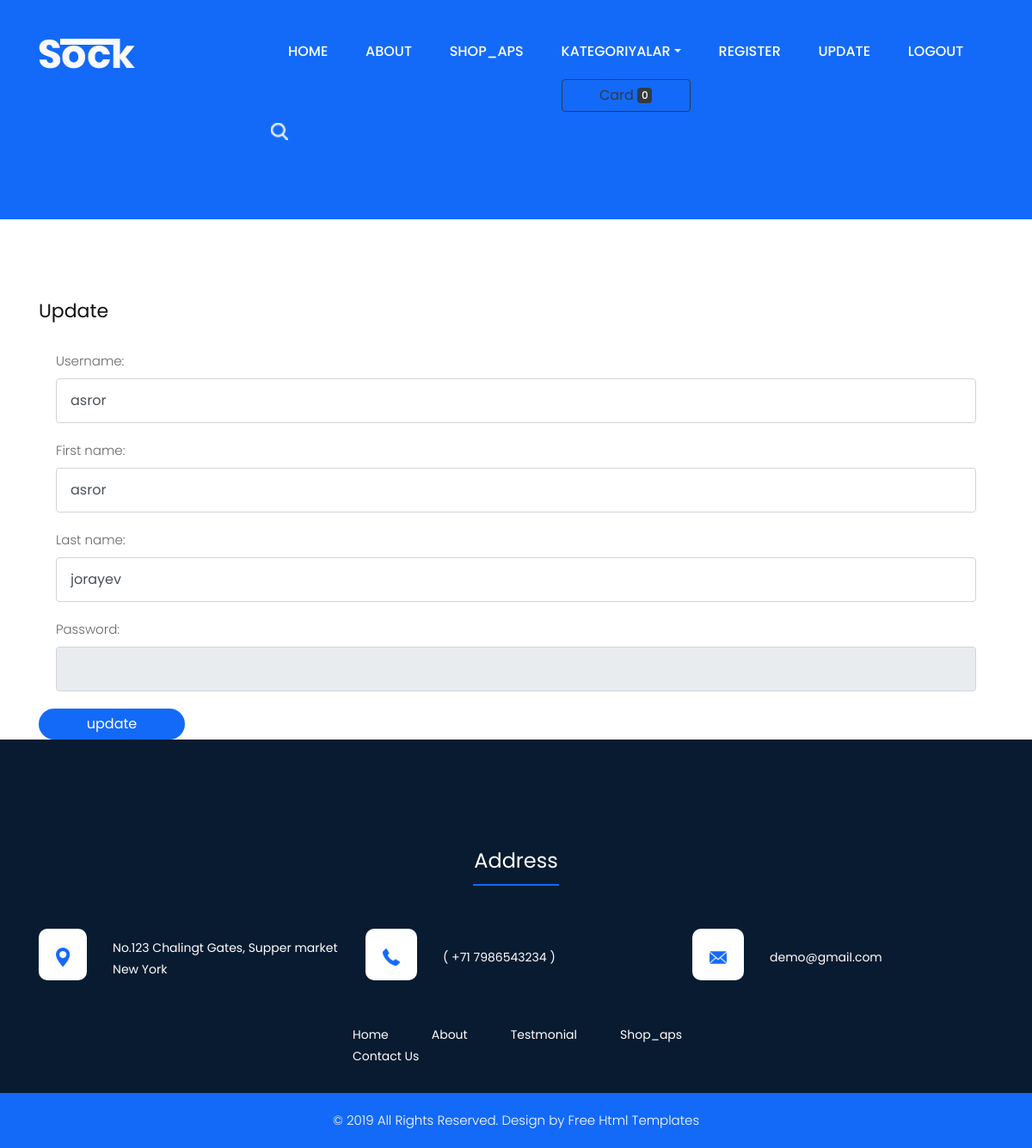
/users/profile/ (signed in), run on the app's committed database.
### shop_app/models.py (models this page shows, shortened)
class BaseModel(models.Model):
    created_ad=models.DateTimeField(auto_now_add=True)
    updated_ad=models.DateTimeField(auto_now=True)
    class Meta:
        abstract=True

class User(AbstractUser,BaseModel):
    phone=models.CharField(max_length=13,unique=True,null=True,blank=True)
    bio=models.CharField(max_length=100,null=True,blank=True)
    user_roles=models.CharField(max_length=40,choices=user_roles)
    image=models.ImageField(upload_to='image',)

### shop_app/views.py (the view, shortened to what this page needs)
# urls.py: path('profile/',views.ProfileViev.as_view(),name='profile_page')
class ProfileViev(UpdateView):
    form_class=ProfileForm
    model=User
    template_name='profile.html'
    def get_object(self, queryset=None):
          return self.request.user

### shop_app/forms.py
class ProfileForm(forms.ModelForm):
    first_name=forms.CharField(required=True,widget=forms.TextInput(attrs={"class":"form-control"}))
    last_name=forms.CharField(required=True,widget=forms.TextInput(attrs={"class":"form-control"}))
    username=forms.CharField(required=True,widget=forms.TextInput(attrs={"class":"form-control"}))
    password=forms.CharField(required=True,disabled=True,widget=forms.PasswordInput(attrs={"class":"form-control"}))
    class Meta:
        model=User
        fields=('username','first_name','last_name','password')

### product/card.py (called while the page is built)
    def __len__(self):
        return len(self.card)

### product/context_processors.py (called while the page is built)
def categoriya(request):
    return {'categories':Category_product.objects.all()}

def card_funk(request):
    return {"card":Card(request)}

### shop_app/templates/profile.html (shortened to what this page needs)
{% extends 'base.html' %}
{% block content %}
{% load static %}
<div id="plant" class="section_Clients layout_padding padding_bottom_0">
    <div class="container">
                <h2>Update</h2>
                <div id="testimonial" class="carousel slide" data-ride="carousel">
                    <form action="" method="post" enctype="multipart/form-data">
                         {{ form.as_p }}
                         <button type="submit" class="btn btn-primary" >update</button>
                    </form>
             </div>
          </div>
       </div>
{% endblock %}

### shop_app/static/shop_aps/css/style.css (style rules this page uses)
* { box-sizing: border-box !important; transition: ease all 0.5s; }
html { scroll-behavior: smooth; }
body { color: #666666; font-size: 14px; font-family: poppins; line-height: 1.80857; font-weight: normal; overflow-x: hidden; }
h1, h2, h3, h4, h5, h6 { letter-spacing: 0; font-weight: normal; position: relative; padding: 0 0 10px 0; font-weight: normal; line-height: normal; color: #111111; margin: 0 }
h2 { font-size: 22px }
*, *::after, *::before { -webkit-box-sizing: border-box; -moz-box-sizing: border-box; box-sizing: border-box; }
p { margin: 20px; font-weight: 300; font-size: 15px; line-height: 24px; }
a, .btn { text-decoration: none !important; outline: none !important; -webkit-transition: all .3s ease-in-out; -moz-transition: all .3s ease-in-out; -ms-transition: all .3s ease-in-out; -o-transition: all .3s ease-in-out; transition: all .3s ease-in-out; }
button { border: 0; margin: 0; padding: 0; cursor: pointer; }
.layout_padding { padding-top: 90px; padding-bottom: 90px; }
.btn-primary { background: #081b30; border: indianred; max-width: 170px; width: 100%; margin-right: 10px; border-radius: 25px; }
.layout_padding { padding-top: 90px 0px; }
form { background: #081b30 padding: 35px 30px; }
.section_Clients { width: 100%; float: left; }
button.btn.btn-primary,button.btn.btn-primary:hover,button.btn.btn-primary:focus { background: #136af8; padding: 10 40px; }
.padding_bottom_0 { padding-bottom: 0 !important; }
.form-control { padding: 13px 16px; }

### data on the page
User: username "asror", first_name "asror", last_name "jorayev"

### other printed values
{{ card|length }} "0"
